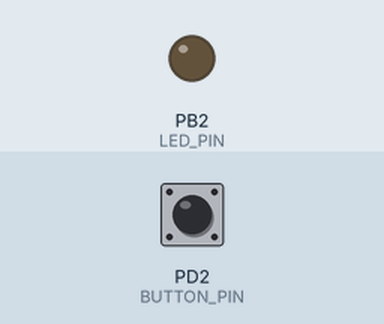
The program below on a simulated ATmega328P, built with avr-gcc and emulated at 8 MHz. Parts: output pins drawn as LEDs (lit = HIGH). Inputs (shaded band) come from the test bench; at power-on: PD2 (BUTTON_PIN) HIGH.

Above: at 1.2 s.
1.3 s: PD2 (BUTTON_PIN) pulled LOW for 0.15 s
At 2.6 s:
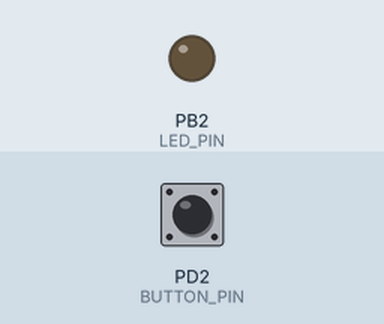
2.9 s: PD2 (BUTTON_PIN) pulled LOW for 3.2 s
At 3.7 s:
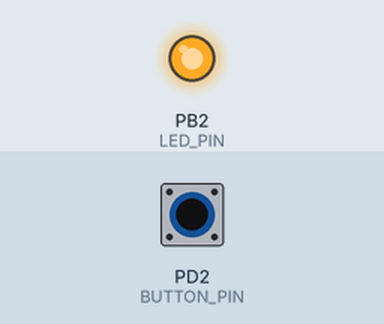
Timing chart, 0 to 7.6 s (numbered marks = the images above; inputs shaded):
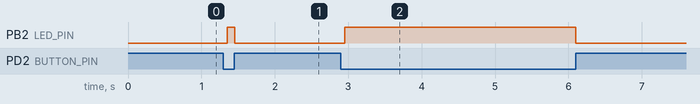

Measured:
- after the input at 1.3 s, PB2 (LED_PIN): LOW → HIGH after 0.05 s, → LOW 0.10 s later
- after the input at 2.9 s, PB2 (LED_PIN): LOW → HIGH after 0.05 s, → LOW 3.2 s later

The program:

main.c
```c
/*
 * DA2T2Ccode.c
 *
 * Created: 3/8/2018 4:48:11 PM
 * Author : Tenniel Takenaka-Fuller
 */


#define F_CPU 8000000UL
#include <avr/io.h>
#include <util/delay.h>

#define BUTTON_PIN PORTD2
#define BUTTONPIN PIND
#define BUTTONDDR DDRD
#define BUTTONPORT PORTD

#define LEDDDR DDRB
#define LEDPORT PORTB
#define LED_PIN PORTB2

short checkButton();
int main(void)
{
	LEDDDR |= (1 << LED_PIN);	// Set LED to output
	LEDPORT &= ~(1 << LED_PIN); // Initial state of OFF

	BUTTONPORT |= (1 << BUTTON_PIN); // Internal pull-up

	while (1)
	{

		short buttonActivated = checkButton();
		if(buttonActivated)
		{

			LEDPORT |= (1 << PORTB2); // turn on light
			_delay_us(200); // 250 us
			_delay_us(200); // 250 us
			_delay_us(200); // 250 us
			_delay_us(200); // 250 us

		}
		else
			{

			LEDPORT &= ~(1 << PORTB2); // turn off light

		}
	}

	}


// De bounces button input
short checkButton()
{
	short matchValue = 0; // match counter

	while(!(PIND & (1 << BUTTON_PIN)) && // Check if button is still held down
	matchValue < 10) // Count to 10
	{
		matchValue++;
		_delay_ms(5);

	}
	// return true if button has been held for 50ms
	return (matchValue == 10);
}
```
